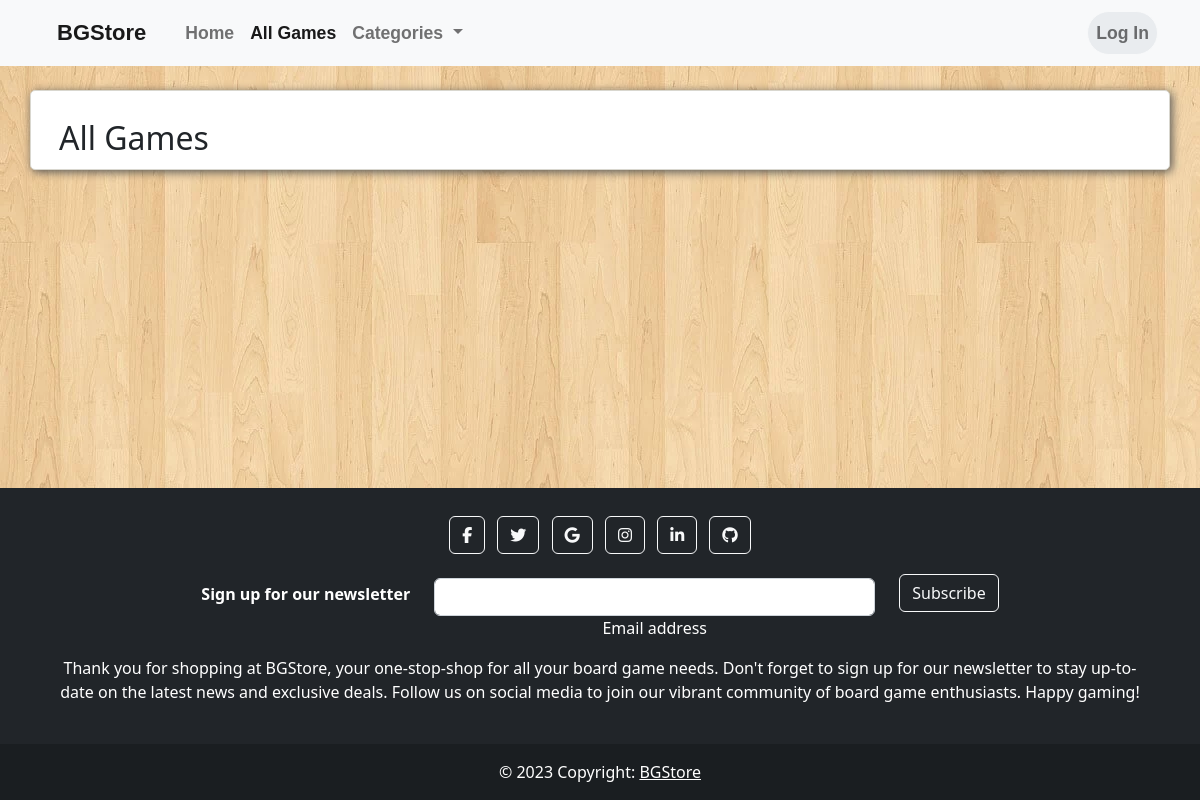
/products, run on an earlier commit of the app's database.
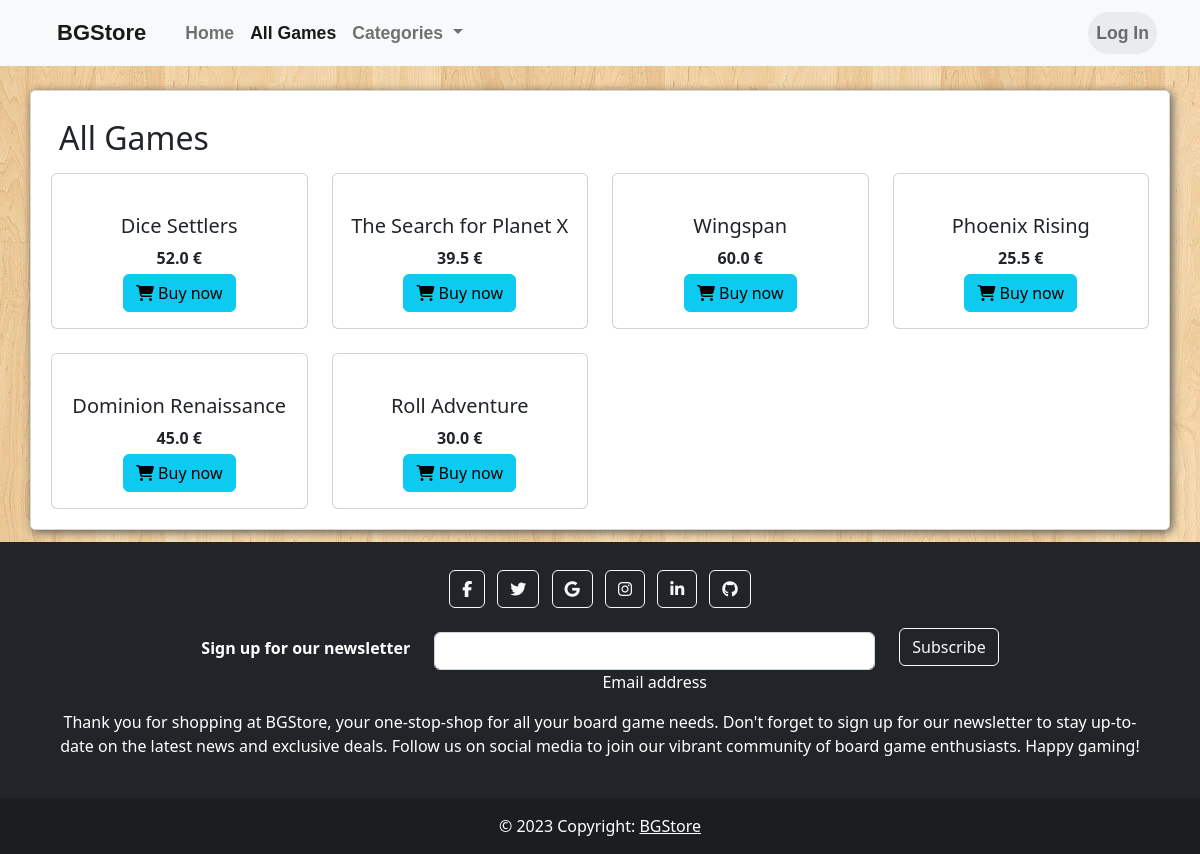
And on a later commit of the database.
### store/models.py (models this page shows, shortened)
class Product(models.Model):
    name = models.CharField(max_length=100)
    price = models.FloatField() # actually is >= 0
    stock = models.PositiveIntegerField(default=0)
    image_url = models.URLField(max_length=7919)
    video_url = models.URLField(max_length=7919, blank=True, default="")
    copies_sold = models.PositiveIntegerField(default=0)
    description = models.TextField(blank=True, default="")
    languages = models.ManyToManyField("Language", blank=True, related_name="products")

### store/views.py (the view)
# urls.py: path("products", views.products, name="products"),
def products(request):
    context = dict()
    context['active'] = 'products'
    context['games'] = models.Product.objects.all()
    context['title'] = 'All Games'
    return render(request, "store/products.html", context)

### store/templates/store/products.html (shortened to what this page needs)
{% extends 'base.html' %}
{% load static %}
{% block content %}
<h2 class="p-2">{{ title }}</h2>
    <div class="row mg-3 row-cols-md-3 g-4">
        {% for game in games %}
            <div class="col-md-3 mg-4">
                <div class="card mg-4 text-center h-100 bg whole">
                    <a href="{% url 'product' product_id=game.id %}">
                    </a>
                    <div class="card-body d-flex flex-column justify-content-center">
                        <h5 class="card-title">{{ game.name }}</h5>
                        <p class="card-text font-weight-bold" style="font-weight: bold; margin-bottom: 4px">
                            {{ game.price }} €
                        </p>
                        <a class="btn btn-info  mt-auto mx-auto" role="link" href="{% url 'buy' product_id=game.id %}">
                            <i class="fa-solid fa-cart-shopping"></i> Buy now
                        </a>
                    </div>
                </div>
            </div>
        {% endfor %}
    </div>
{% endblock content %}

What changed in the data, as far as the page shows it:
added Product: name "Dice Settlers", price "52.0"
added Product: name "The Search for Planet X", price "39.5"
added Product: name "Wingspan", price "60.0"
added Product: name "Phoenix Rising", price "25.5"
added Product: name "Dominion Renaissance", price "45.0"
added Product: name "Roll Adventure", price "30.0"
